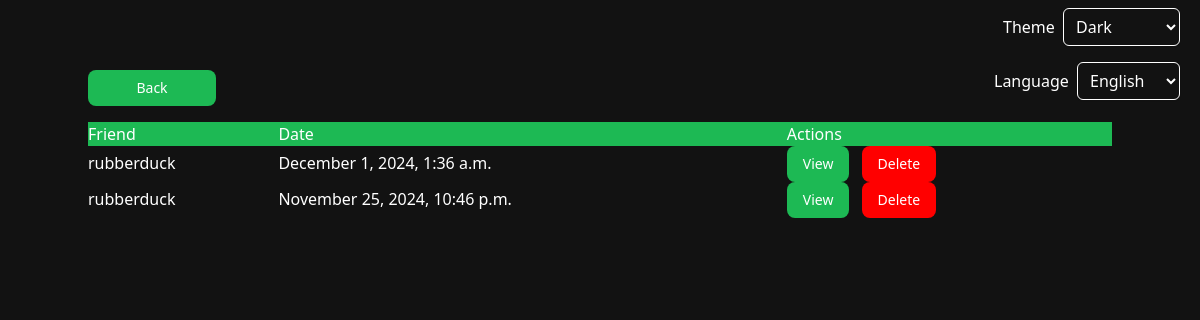
The app's page /past_duo_wrappeds/ (signed in), older data.
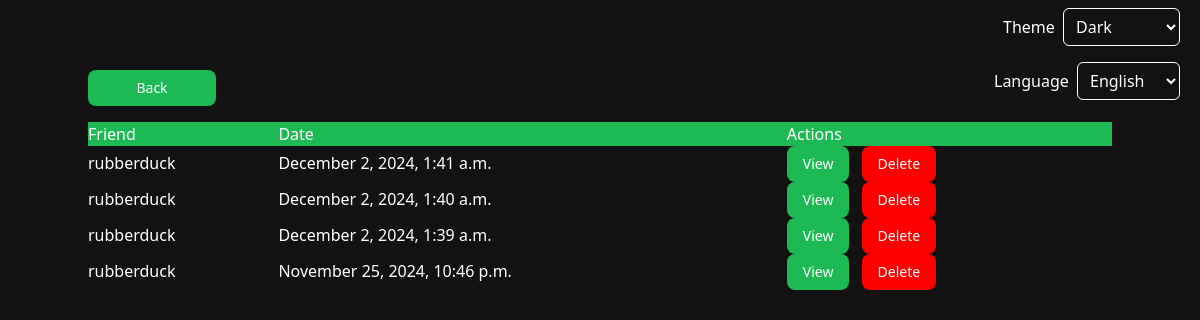
The same page, newer data.
### app/models.py (models this page shows, shortened)
class DuoWrapped(models.Model):
    user = models.ForeignKey(User, related_name='duo_wrapped_user', on_delete=models.CASCADE)
    friend = models.ForeignKey(User, related_name='duo_wrapped_friend', on_delete=models.CASCADE)
    data = models.JSONField()  # Store artists, tracks, and other duo-specific data
    date_created = models.DateTimeField(default=timezone.now)

### app/views.py (the view)
# urls.py: path('past_duo_wrappeds/', views.view_past_duo_wrappeds, name='past_duo_wrappeds'),
@login_required
def view_past_duo_wrappeds(request):
    past_duos = DuoWrapped.objects.filter(user=request.user).order_by('-date_created')
    context = {
        'past_duos': past_duos,
    }
    return render(request, 'past_duo_wrappeds.html', context)

### templates/past_duo_wrappeds.html (shortened to what this page needs)
{% extends "_base.html" %}
{% load i18n %}
{% load compress %}
{% load static %}
{% block content %}
    <a href="{% url 'profile' %}" class="flex-1">
        <button class="flex flex-col items-center justify-center w-32 focus:outline-none text-text bg-accent font-medium rounded-lg text-sm px-4 py-2">
            <p class="text-center">{% trans "Back" %}</p>
        </button>
    </a>
    {% if past_duos %}
    <div class="table w-full mt-4">
        <div class="table-header-group bg-accent">
            <div class="table-row text-text pl-2">
                <div class="table-cell text-left">{% trans "Friend" %}</div>
                <div class="table-cell text-left">{% trans "Date" %}</div>
                <div class="table-cell text-left">{% trans "Actions" %}</div>
            </div>
        </div>
        <div class="table-row-group">
        {% for duo in past_duos %}
            <div class="text-text table-row text-left py-2.5">
                <div class="table-cell">
                    <p class="text-text">{{ duo.friend.username }}</p>
                </div>
                <div class="table-cell">
                    <p class="text-text">{{ duo.date_created|date:"F j, Y, g:i a" }}</p>
                </div>
                <div class="table-cell flex items-center space-x-2">
                    <a href="{% url 'view_duo_wrapped_detail' duo.id duo.friend.id %}">
                        <button class="text-text bg-green font-medium rounded-lg text-sm px-4 py-2">
                            {% trans "View" %}
                        </button>
                    </a>
                    <a href="{% url 'delete_duo_wrapped' duo.id %}">
                        <button class="text-text font-medium rounded-lg text-sm px-4 py-2" style="background-color: red">
                            {% trans "Delete" %}
                        </button>
                    </a>
                </div>
            </div>
        {% endfor %}
        </div>
    </div>
    {% else %}
        <span class="text-text bg-accent">{% trans "You have no past duo wrappeds." %}</span>
    {% endif %}
{% endblock content %}

### templates/_base.html (shortened to what this page needs)
{% load i18n %}
{% load compress %}
{% load static %}
<!DOCTYPE html>
<html lang="en" data-theme="{{ theme|default:'dark' }}">
<head>
    {% compress css %}
        <link rel="stylesheet" href="{% static 'CSS/swiper-bundle.min.css' %}">
        <link rel="stylesheet" href="{% static 'src/output.css' %}">
    {% endcompress %}
</head>
<body class="bg-background font-sans">
  <div id="particles-js" style="width: 100%; height: 100vh; position: absolute; z-index:-1"></div>
    <div class="flow-root">
        <div class="w-38 float-right p-2 pr-5">
            <span>
                <p class="text-text inline-block pr-1">{% trans "Theme" %}</p>
                <select id="themes" onchange="changeTheme()" aria-label="Select Theme"
                        class="text-text inline-block px-2 py-1.5 text-gray-700 bg-background border border-gray-300 rounded-md shadow-sm focus:outline-none focus:ring focus:ring-blue-300 focus:border-blue-500">
                    <option value="dark">{% trans "Dark" %}</option>
                </select>
            </span>
    </div>
</div>
<div class="w-38 float-right p-2 pr-5">
        <span>
            <p class="text-text inline-block pr-1">{% trans "Language" %}</p>
            <select id="languages" onchange="changeLanguage()" aria-label="Select Language"
                    class="text-text inline-block px-2 py-1.5 text-gray-700 bg-background border border-gray-300 rounded-md shadow-sm focus:outline-none focus:ring focus:ring-blue-300 focus:border-blue-500">
                {% get_available_languages as LANGUAGES %}
                {% get_language_info_list for LANGUAGES as languages %}
                {% for lang in languages %}
                    <option value="{{ lang.code }}">{{ lang.name_local }}</option>
                {% endfor %}
            </select>
        </span>
</div>
<div class="container mx-auto mt-4">
    {% block content %}{% endblock content %}
</div>
</body>
</html>

Row changes from the older to the newer data that the page shows:
removed DuoWrapped: friend.username "rubberduck", date_created "December 1, 2024, 1:36 a.m."
added DuoWrapped: friend.username "rubberduck", date_created "December 2, 2024, 1:41 a.m."
added DuoWrapped: friend.username "rubberduck", date_created "December 2, 2024, 1:40 a.m."
added DuoWrapped: friend.username "rubberduck", date_created "December 2, 2024, 1:39 a.m."
